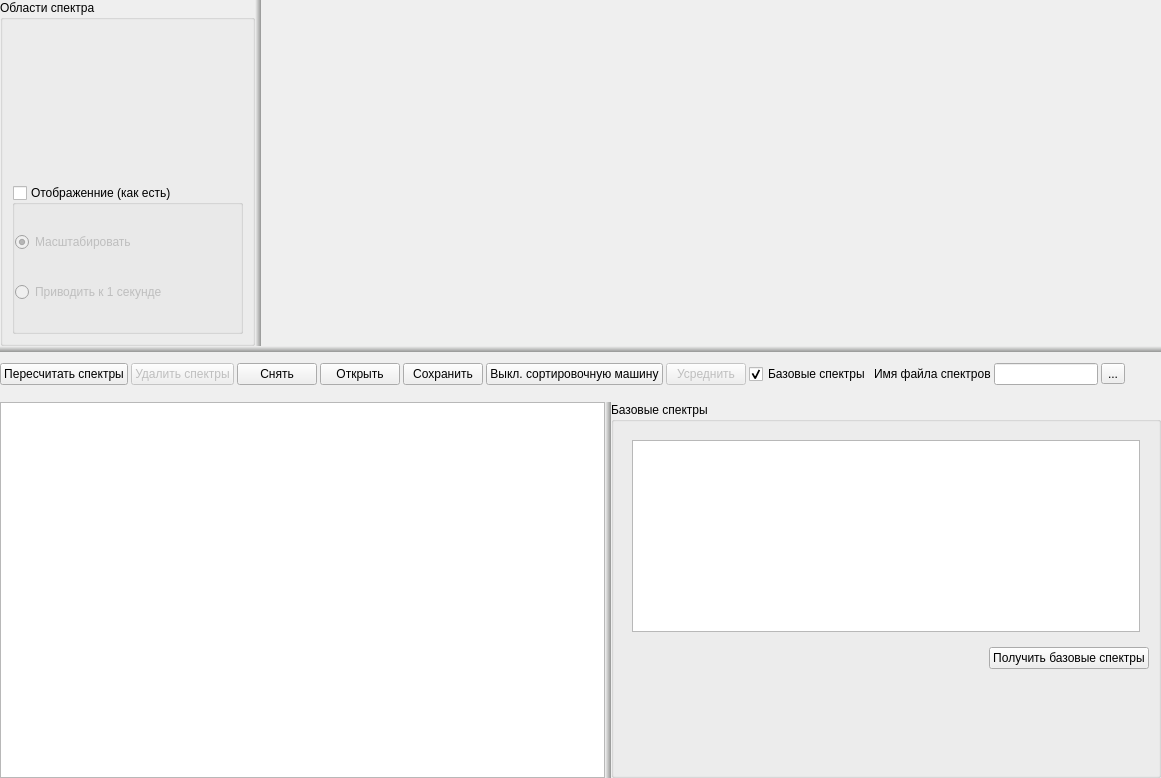
<?xml version="1.0" encoding="UTF-8"?>
<ui version="4.0">
 <class>SPRSpectrumListTableWidget</class>
 <widget class="QWidget" name="SPRSpectrumListTableWidget">
  <property name="geometry">
   <rect>
    <x>0</x>
    <y>0</y>
    <width>1161</width>
    <height>778</height>
   </rect>
  </property>
  <property name="sizePolicy">
   <sizepolicy hsizetype="Preferred" vsizetype="Preferred">
    <horstretch>0</horstretch>
    <verstretch>0</verstretch>
   </sizepolicy>
  </property>
  <property name="maximumSize">
   <size>
    <width>16777215</width>
    <height>1020</height>
   </size>
  </property>
  <property name="font">
   <font>
    <family>Tahoma</family>
    <pointsize>12</pointsize>
   </font>
  </property>
  <property name="windowTitle">
   <string>Form</string>
  </property>
  <property name="styleSheet">
   <string notr="true">QSplitter::handle:horizontal {
   width: 6px;
	background: qlineargradient(spread:pad, x1:0, y1:0, x2:1, y2:0, stop:0 rgb(242, 242, 242), stop:1 rgb(149, 150, 149))
}

QSplitter::handle:vertical {
    height: 6px;
	background: qlineargradient(spread:pad, x1:0, y1:1, x2:0, y2:0, stop:0 rgb(149, 150, 149), stop:1 rgb(242, 242, 242))
}</string>
  </property>
  <layout class="QVBoxLayout" name="verticalLayout">
   <property name="spacing">
    <number>3</number>
   </property>
   <property name="leftMargin">
    <number>0</number>
   </property>
   <property name="topMargin">
    <number>0</number>
   </property>
   <property name="rightMargin">
    <number>0</number>
   </property>
   <property name="bottomMargin">
    <number>0</number>
   </property>
   <item>
    <widget class="QSplitter" name="spTables">
     <property name="orientation">
      <enum>Qt::Vertical</enum>
     </property>
     <property name="childrenCollapsible">
      <bool>false</bool>
     </property>
     <widget class="QWidget" name="w_Up" native="true">
      <layout class="QHBoxLayout" name="horizontalLayout_2">
       <property name="spacing">
        <number>3</number>
       </property>
       <property name="leftMargin">
        <number>0</number>
       </property>
       <property name="topMargin">
        <number>0</number>
       </property>
       <property name="rightMargin">
        <number>0</number>
       </property>
       <property name="bottomMargin">
        <number>0</number>
       </property>
       <item>
        <widget class="QSplitter" name="spElements">
         <property name="orientation">
          <enum>Qt::Horizontal</enum>
         </property>
         <property name="childrenCollapsible">
          <bool>false</bool>
         </property>
         <widget class="QGroupBox" name="gbSpectrumElements">
          <property name="sizePolicy">
           <sizepolicy hsizetype="Minimum" vsizetype="Preferred">
            <horstretch>0</horstretch>
            <verstretch>0</verstretch>
           </sizepolicy>
          </property>
          <property name="title">
           <string>Области спектра</string>
          </property>
          <layout class="QVBoxLayout" name="verticalLayout_2">
           <item>
            <widget class="SPRZonesRangesTableWidget3" name="tRangesChannel" native="true"/>
           </item>
           <item>
            <widget class="QGroupBox" name="gbViewAsIs">
             <property name="sizePolicy">
              <sizepolicy hsizetype="Preferred" vsizetype="Minimum">
               <horstretch>0</horstretch>
               <verstretch>0</verstretch>
              </sizepolicy>
             </property>
             <property name="title">
              <string>Отображенние (как есть)</string>
             </property>
             <property name="checkable">
              <bool>true</bool>
             </property>
             <property name="checked">
              <bool>false</bool>
             </property>
             <layout class="QVBoxLayout" name="verticalLayout_4">
              <property name="spacing">
               <number>3</number>
              </property>
              <property name="leftMargin">
               <number>0</number>
              </property>
              <property name="topMargin">
               <number>0</number>
              </property>
              <property name="rightMargin">
               <number>0</number>
              </property>
              <property name="bottomMargin">
               <number>0</number>
              </property>
              <item>
               <widget class="QRadioButton" name="rbScales">
                <property name="text">
                 <string>Масштабировать</string>
                </property>
                <property name="checked">
                 <bool>true</bool>
                </property>
               </widget>
              </item>
              <item>
               <widget class="QRadioButton" name="rbAsOneSecond">
                <property name="text">
                 <string>Приводить к 1 секунде</string>
                </property>
               </widget>
              </item>
             </layout>
            </widget>
           </item>
          </layout>
         </widget>
         <widget class="SPRSpectrumGraphicsWidget" name="graphic" native="true">
          <property name="minimumSize">
           <size>
            <width>750</width>
            <height>300</height>
           </size>
          </property>
         </widget>
        </widget>
       </item>
      </layout>
     </widget>
     <widget class="QWidget" name="w_Down" native="true">
      <layout class="QVBoxLayout" name="verticalLayout_3">
       <property name="leftMargin">
        <number>0</number>
       </property>
       <property name="topMargin">
        <number>0</number>
       </property>
       <property name="rightMargin">
        <number>0</number>
       </property>
       <property name="bottomMargin">
        <number>0</number>
       </property>
       <item>
        <widget class="QWidget" name="widget_2" native="true">
         <property name="sizePolicy">
          <sizepolicy hsizetype="Preferred" vsizetype="Fixed">
           <horstretch>0</horstretch>
           <verstretch>0</verstretch>
          </sizepolicy>
         </property>
         <property name="minimumSize">
          <size>
           <width>0</width>
           <height>44</height>
          </size>
         </property>
         <layout class="QHBoxLayout" name="horizontalLayout_3">
          <property name="spacing">
           <number>3</number>
          </property>
          <property name="leftMargin">
           <number>0</number>
          </property>
          <property name="topMargin">
           <number>0</number>
          </property>
          <property name="rightMargin">
           <number>0</number>
          </property>
          <property name="bottomMargin">
           <number>0</number>
          </property>
          <item>
           <widget class="QPushButton" name="bRecompliteSpectrums">
            <property name="text">
             <string>Пересчитать спектры</string>
            </property>
            <property name="icon">
             <iconset resource="icons.qrc">
              <normaloff>:/icons/icons/b_refresh_green.png</normaloff>:/icons/icons/b_refresh_green.png</iconset>
            </property>
           </widget>
          </item>
          <item>
           <widget class="QPushButton" name="bDeleteSpectors">
            <property name="enabled">
             <bool>false</bool>
            </property>
            <property name="text">
             <string>Удалить спектры</string>
            </property>
            <property name="icon">
             <iconset resource="icons.qrc">
              <normaloff>:/icons/icons/b_Cancel.png</normaloff>:/icons/icons/b_Cancel.png</iconset>
            </property>
           </widget>
          </item>
          <item>
           <widget class="QPushButton" name="bGetSpectrums">
            <property name="text">
             <string>Снять</string>
            </property>
            <property name="icon">
             <iconset resource="icons.qrc">
              <normaloff>:/icons/icons/b_Get_Spectrum.png</normaloff>:/icons/icons/b_Get_Spectrum.png</iconset>
            </property>
            <property name="iconSize">
             <size>
              <width>18</width>
              <height>18</height>
             </size>
            </property>
           </widget>
          </item>
          <item>
           <widget class="QPushButton" name="bOpenSpectrums">
            <property name="text">
             <string>Открыть</string>
            </property>
            <property name="icon">
             <iconset resource="icons.qrc">
              <normaloff>:/icons/icons/b_Open.png</normaloff>:/icons/icons/b_Open.png</iconset>
            </property>
           </widget>
          </item>
          <item>
           <widget class="QPushButton" name="bSaveSpectrums">
            <property name="text">
             <string>Сохранить</string>
            </property>
            <property name="icon">
             <iconset resource="icons.qrc">
              <normaloff>:/icons/icons/b_Save.png</normaloff>:/icons/icons/b_Save.png</iconset>
            </property>
            <property name="iconSize">
             <size>
              <width>16</width>
              <height>16</height>
             </size>
            </property>
           </widget>
          </item>
          <item>
           <widget class="QPushButton" name="bSeparatorOff">
            <property name="text">
             <string>Выкл. сортировочную машину</string>
            </property>
            <property name="icon">
             <iconset resource="icons.qrc">
              <normaloff>:/icons/icons/b_Off.png</normaloff>:/icons/icons/b_Off.png</iconset>
            </property>
            <property name="iconSize">
             <size>
              <width>16</width>
              <height>16</height>
             </size>
            </property>
           </widget>
          </item>
          <item>
           <widget class="QPushButton" name="bAverage">
            <property name="enabled">
             <bool>false</bool>
            </property>
            <property name="text">
             <string>Усреднить</string>
            </property>
            <property name="icon">
             <iconset resource="icons.qrc">
              <normaloff>:/icons/icons/b_Average.png</normaloff>:/icons/icons/b_Average.png</iconset>
            </property>
           </widget>
          </item>
          <item>
           <widget class="QCheckBox" name="cbBasetSpectrumVisible">
            <property name="text">
             <string>Базовые спектры</string>
            </property>
            <property name="checked">
             <bool>true</bool>
            </property>
           </widget>
          </item>
          <item>
           <widget class="QLabel" name="lSpectrumFName">
            <property name="text">
             <string>Имя файла спектров</string>
            </property>
           </widget>
          </item>
          <item>
           <widget class="QLineEdit" name="leSpectrumsFName"/>
          </item>
          <item>
           <widget class="QToolButton" name="bSpectrumFNameSelect">
            <property name="text">
             <string>...</string>
            </property>
           </widget>
          </item>
          <item>
           <spacer name="horizontalSpacer_5">
            <property name="orientation">
             <enum>Qt::Horizontal</enum>
            </property>
            <property name="sizeHint" stdset="0">
             <size>
              <width>40</width>
              <height>20</height>
             </size>
            </property>
           </spacer>
          </item>
         </layout>
        </widget>
       </item>
       <item>
        <widget class="QWidget" name="widget_4" native="true">
         <property name="sizePolicy">
          <sizepolicy hsizetype="Preferred" vsizetype="Preferred">
           <horstretch>0</horstretch>
           <verstretch>0</verstretch>
          </sizepolicy>
         </property>
         <layout class="QHBoxLayout" name="horizontalLayout">
          <property name="spacing">
           <number>3</number>
          </property>
          <property name="leftMargin">
           <number>0</number>
          </property>
          <property name="topMargin">
           <number>0</number>
          </property>
          <property name="rightMargin">
           <number>0</number>
          </property>
          <property name="bottomMargin">
           <number>0</number>
          </property>
          <item>
           <widget class="QSplitter" name="spBaseSpectrums">
            <property name="orientation">
             <enum>Qt::Horizontal</enum>
            </property>
            <property name="childrenCollapsible">
             <bool>false</bool>
            </property>
            <widget class="SPRSpectrumListTable2" name="tListSpectrumItem">
             <property name="sizePolicy">
              <sizepolicy hsizetype="Preferred" vsizetype="Preferred">
               <horstretch>0</horstretch>
               <verstretch>0</verstretch>
              </sizepolicy>
             </property>
             <property name="selectionBehavior">
              <enum>QAbstractItemView::SelectRows</enum>
             </property>
            </widget>
            <widget class="QGroupBox" name="gbBasetSpectrums">
             <property name="sizePolicy">
              <sizepolicy hsizetype="Ignored" vsizetype="Preferred">
               <horstretch>0</horstretch>
               <verstretch>0</verstretch>
              </sizepolicy>
             </property>
             <property name="title">
              <string>Базовые спектры</string>
             </property>
             <layout class="QVBoxLayout" name="verticalLayout_5">
              <item>
               <widget class="QWidget" name="widget_5" native="true">
                <layout class="QHBoxLayout" name="horizontalLayout_5" stretch="0">
                 <item>
                  <widget class="SPRSpectrumBaseListTable3" name="tListBasedSpectrumItem">
                   <property name="sizePolicy">
                    <sizepolicy hsizetype="Ignored" vsizetype="Preferred">
                     <horstretch>0</horstretch>
                     <verstretch>0</verstretch>
                    </sizepolicy>
                   </property>
                   <property name="minimumSize">
                    <size>
                     <width>0</width>
                     <height>0</height>
                    </size>
                   </property>
                  </widget>
                 </item>
                </layout>
               </widget>
              </item>
              <item>
               <widget class="QWidget" name="widget_6" native="true">
                <layout class="QHBoxLayout" name="horizontalLayout_6">
                 <property name="leftMargin">
                  <number>9</number>
                 </property>
                 <property name="topMargin">
                  <number>0</number>
                 </property>
                 <property name="rightMargin">
                  <number>0</number>
                 </property>
                 <property name="bottomMargin">
                  <number>0</number>
                 </property>
                 <item>
                  <spacer name="horizontalSpacer">
                   <property name="orientation">
                    <enum>Qt::Horizontal</enum>
                   </property>
                   <property name="sizeHint" stdset="0">
                    <size>
                     <width>40</width>
                     <height>20</height>
                    </size>
                   </property>
                  </spacer>
                 </item>
                 <item>
                  <widget class="QPushButton" name="bGetBaseSpectrum">
                   <property name="text">
                    <string>Получить базовые спектры</string>
                   </property>
                   <property name="icon">
                    <iconset resource="icons.qrc">
                     <normaloff>:/icons/icons/b_Get_Base_Spectrum.png</normaloff>:/icons/icons/b_Get_Base_Spectrum.png</iconset>
                   </property>
                   <property name="iconSize">
                    <size>
                     <width>32</width>
                     <height>32</height>
                    </size>
                   </property>
                  </widget>
                 </item>
                </layout>
               </widget>
              </item>
              <item>
               <spacer name="verticalSpacer_2">
                <property name="orientation">
                 <enum>Qt::Vertical</enum>
                </property>
                <property name="sizeHint" stdset="0">
                 <size>
                  <width>20</width>
                  <height>40</height>
                 </size>
                </property>
               </spacer>
              </item>
             </layout>
            </widget>
           </widget>
          </item>
         </layout>
        </widget>
       </item>
      </layout>
     </widget>
    </widget>
   </item>
  </layout>
 </widget>
 <customwidgets>
  <customwidget>
   <class>SPRSpectrumGraphicsWidget</class>
   <extends>QWidget</extends>
   <header>sprspectrumgraphicswidget.h</header>
   <container>1</container>
  </customwidget>
  <customwidget>
   <class>SPRZonesRangesTableWidget3</class>
   <extends>QWidget</extends>
   <header>sprzonesrangestablewidget3.h</header>
   <container>1</container>
  </customwidget>
  <customwidget>
   <class>SPRSpectrumListTable2</class>
   <extends>QTableWidget</extends>
   <header>sprspectrumlisttable2.h</header>
   <container>1</container>
  </customwidget>
  <customwidget>
   <class>SPRSpectrumBaseListTable3</class>
   <extends>QTableWidget</extends>
   <header>sprspectrumbaselisttable3.h</header>
  </customwidget>
 </customwidgets>
 <resources>
  <include location="icons.qrc"/>
 </resources>
 <connections>
  <connection>
   <sender>cbBasetSpectrumVisible</sender>
   <signal>toggled(bool)</signal>
   <receiver>gbBasetSpectrums</receiver>
   <slot>setVisible(bool)</slot>
   <hints>
    <hint type="sourcelabel">
     <x>610</x>
     <y>497</y>
    </hint>
    <hint type="destinationlabel">
     <x>464</x>
     <y>582</y>
    </hint>
   </hints>
  </connection>
 </connections>
</ui>
